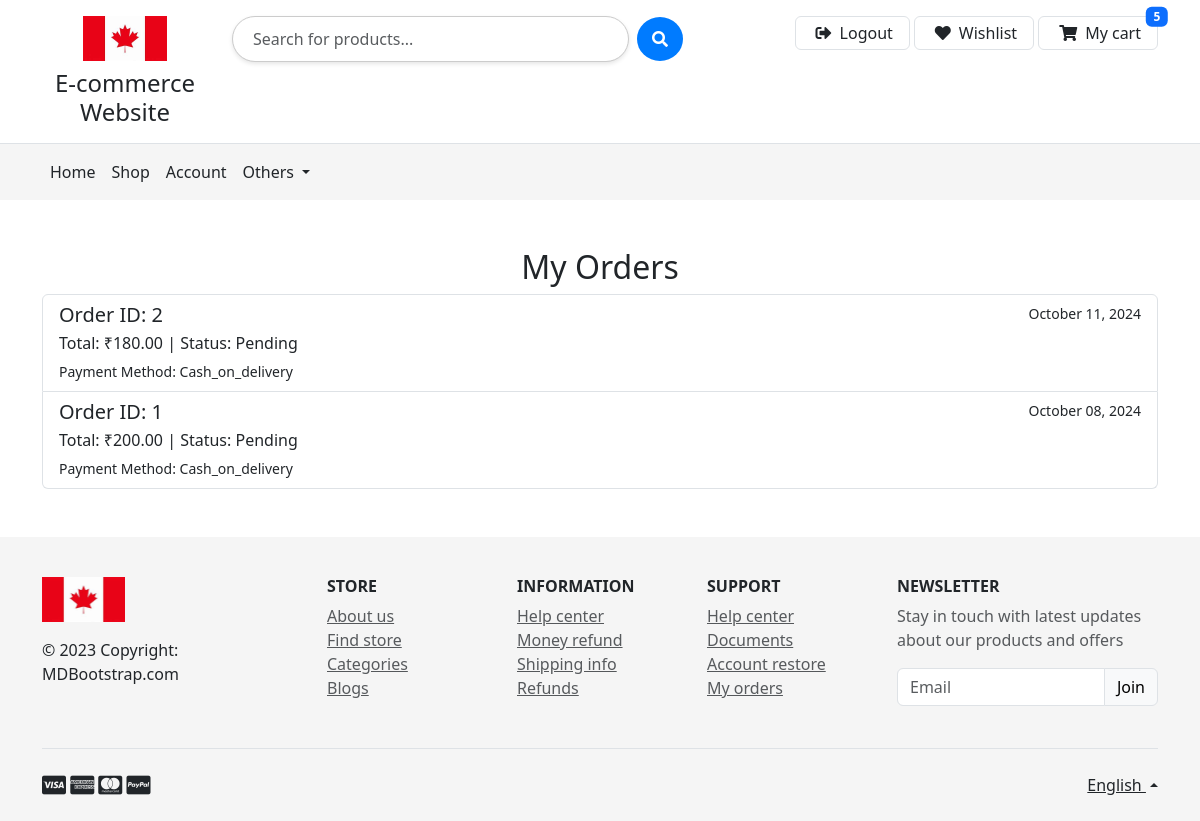
Screenshot of /orders/ (signed in) with the database file from the repository.
### product/models.py (models this page shows, shortened)
class SiteSetting(models.Model):
    site_title = models.CharField(max_length=255)
    logo = models.ImageField(upload_to='logos/', blank=True, null=True)
    updated_at = models.DateTimeField(auto_now=True)

class Order(models.Model):
    STATUS_CHOICES = [
        ('pending', 'Pending'),
        ('shipped', 'Shipped'),
        ('delivered', 'Delivered'),
        ('canceled', 'Canceled'),
    ]
    user = models.ForeignKey(User, on_delete=models.CASCADE)
    cart = models.ForeignKey('Cart', on_delete=models.CASCADE, default=1)
    final_price = models.DecimalField(
        max_digits=10, decimal_places=2, default=0.00)
    billing_address = models.ForeignKey(
        'BillingAddress', on_delete=models.SET_NULL, null=True)
    shipping_address = models.ForeignKey(
        'ShippingAddress', on_delete=models.SET_NULL, null=True)
    status = models.CharField(
        max_length=10, choices=STATUS_CHOICES, default='pending')
    created_at = models.DateTimeField(auto_now_add=True)
    payment_method = models.CharField(
        max_length=30, default='cash_on_delivery')

### product/views.py (the view)
# urls.py: path('orders/', views.order_list, name='order_list'),
def order_list(request):
    orders = Order.objects.filter(user=request.user).order_by('-created_at')
    return render(request, 'order/order_list.html', {'orders': orders})

### product/context_processors.py (called while the page is built, shortened)
def site_settings(request):
    site_settings, created = SiteSetting.objects.get_or_create(
        defaults={'site_title': 'Medicine E-commerce Website'}
    )
    return {'site_settings': site_settings}

def cart_items_count(request):
    if request.user.is_authenticated:
        cart, _ = Cart.objects.get_or_create(user=request.user)
    return {'cart_items_count': cart.items.count()}

### product/templates/order/order_list.html (shortened to what this page needs)
{% extends 'base.html' %}
{% block content %}
<div class="container my-5">
    <h2 class="text-center">My Orders</h2>
    {% if orders %}
        <div class="list-group">
            {% for order in orders %}
            <a href="{% url 'order_detail' order.id %}" class="list-group-item list-group-item-action">
                <div class="d-flex w-100 justify-content-between">
                    <h5 class="mb-1">Order ID: {{ order.id }}</h5>
                    <small>{{ order.created_at|date:"F d, Y" }}</small>
                </div>
                <p class="mb-1">Total: ₹{{ order.final_price }} | Status: {{ order.get_status_display }}</p>
                <small>Payment Method: {{ order.payment_method|capfirst }}</small>
            </a>
            {% endfor %}
        </div>
    {% else %}
        <p class="text-center">You haven't placed any orders yet.</p>
    {% endif %}
</div>
{% endblock %}

### product/templates/base.html (shortened to what this page needs)
<!DOCTYPE html>
<html lang="en">
<head>
  <link href="https://cdn.jsdelivr.net/npm/bootstrap@5.3.0/dist/css/bootstrap.min.css" rel="stylesheet">
  <link rel="stylesheet" href="https://cdnjs.cloudflare.com/ajax/libs/font-awesome/6.0.0/css/all.min.css">
  <link rel="stylesheet" href="https://cdnjs.cloudflare.com/ajax/libs/font-awesome/5.15.4/css/all.min.css">
</head>
<body>
  <header>
    <div class="p-3 text-center bg-white border-bottom">
      <div class="container">
        <div class="row gy-3">
          <div class="col-lg-2 col-sm-4 col-4 text-center">
            <a href="#" class="d-block">
                {% if site_settings.logo %}
                    <img src="{{ site_settings.logo.url }}" alt="Site Logo" class="img-fluid mb-2" style="height: 45px;">
                {% endif %}
            </a>
            <h1 class="h4 mb-0">{{ site_settings.site_title }}</h1>
        </div>
          <div class="order-lg-last col-lg-5 col-sm-8 col-8">
            <div class="d-flex float-end">
                {% if user.is_authenticated %}
                    <a href="{% url 'logout' %}" class="me-1 border rounded py-1 px-3 nav-link d-flex align-items-center">
                        <i class="fas fa-sign-out-alt m-1 me-md-2"></i>
                        <p class="d-none d-md-block mb-0">Logout</p>
                    </a>
                {% endif %}
                <a href="{% url 'wishlist_view' %}" class="me-1 border rounded py-1 px-3 nav-link d-flex align-items-center">
                    <i class="fas fa-heart m-1 me-md-2"></i>
                    <p class="d-none d-md-block mb-0">Wishlist</p>
                </a>
                <a href="{% url 'view_cart' %}" class="border rounded py-1 px-3 nav-link d-flex align-items-center position-relative">
                    <i class="fas fa-shopping-cart m-1 me-md-2"></i>
                    <p class="d-none d-md-block mb-0">My cart</p>
                    {% if cart_items_count > 0 %}
                    <span class="badge bg-primary position-absolute top-0 start-100 translate-middle">
                         {{ cart_items_count }}
                    </span>
                    {% endif %}
                </a>
            </div>
        </div>
          <div class="col-lg-5 col-md-12 col-12">
            <div class="search-container d-flex justify-content-center align-items-center">
                <input type="search" id="searchInput" class="form-control search-input" placeholder="Search for products..." />
                <button type="button" class="btn search-btn ms-2">
                    <i class="fas fa-search"></i>
                </button>
            </div>
        </div>
        </div>
      </div>
    </div>
    <nav class="navbar navbar-expand-lg navbar-light" style="background-color: #f5f5f5;">
      <div class="container">
        <div class="collapse navbar-collapse" id="navbarNav">
          <ul class="navbar-nav me-auto mb-2 mb-lg-0">
            <li class="nav-item">
              <a href="{% url 'home' %}" class="nav-link text-dark" >Home</a>
            </li>
              <a  class="nav-link text-dark" href="{% url 'product_list' %}">Shop</a>
            <li class="nav-item">
              <a class="nav-link text-dark" href="{% url 'profile' %}">Account</a>
            </li>
            <li class="nav-item dropdown">
              <a class="nav-link dropdown-toggle text-dark" href="#" id="navbarDropdown" role="button" data-bs-toggle="dropdown" aria-expanded="false">
                Others
              </a>
            </li>
          </ul>
        </div>
      </div>
    </nav>
  </header>
  <div class="mt-3 mb-5">
  {% block content %}
  {% endblock %}
</div>
  <footer class="text-center text-lg-start text-muted mt-3" style="background-color: #f5f5f5;">
    <section class="">
      <div class="container text-center text-md-start pt-4 pb-4">
        <div class="row mt-3">
          <div class="col-12 col-lg-3 col-sm-12 mb-2">
            <a href="https://mdbootstrap.com/" target="_blank" class="">
              {% if site_settings.logo %}
              <img src="{{ site_settings.logo.url }}" alt="Site Logo" class="img-fluid mb-2" style="height: 45px;">
          {% endif %}
            </a>
            <p class="mt-2 text-dark">
              © 2023 Copyright: MDBootstrap.com
            </p>
          </div>
          <div class="col-6 col-sm-4 col-lg-2">
            <h6 class="text-uppercase text-dark fw-bold mb-2">
              Store
            </h6>
            <ul class="list-unstyled mb-4">
              <li><a class="text-muted" href="#">About us</a></li>
              <li><a class="text-muted" href="#">Find store</a></li>
              <li><a class="text-muted" href="#">Categories</a></li>
              <li><a class="text-muted" href="#">Blogs</a></li>
            </ul>
          </div>
          <div class="col-6 col-sm-4 col-lg-2">
            <h6 class="text-uppercase text-dark fw-bold mb-2">
              Information
            </h6>
            <ul class="list-unstyled mb-4">
              <li><a class="text-muted" href="#">Help center</a></li>
              <li><a class="text-muted" href="#">Money refund</a></li>
              <li><a class="text-muted" href="#">Shipping info</a></li>
              <li><a class="text-muted" href="#">Refunds</a></li>
            </ul>
          </div>
          <div class="col-6 col-sm-4 col-lg-2">
            <h6 class="text-uppercase text-dark fw-bold mb-2">
              Support
            </h6>
            <ul class="list-unstyled mb-4">
              <li><a class="text-muted" href="#">Help center</a></li>
              <li><a class="text-muted" href="#">Documents</a></li>
              <li><a class="text-muted" href="#">Account restore</a></li>
              <li><a class="text-muted" href="#">My orders</a></li>
            </ul>
          </div>
          <div class="col-12 col-sm-12 col-lg-3">
            <h6 class="text-uppercase text-dark fw-bold mb-2">Newsletter</h6>
            <p class="text-muted">Stay in touch with latest updates about our products and offers</p>
            <div class="input-group mb-3">
              <input type="email" class="form-control border" placeholder="Email" aria-label="Email" aria-describedby="button-addon2" />
              <button class="btn btn-light border shadow-0" type="button" id="button-addon2" data-mdb-ripple-color="dark">
                Join
              </button>
            </div>
          </div>
        </div>
      </div>
    </section>
    <div class="">
      <div class="container">
        <div class="d-flex justify-content-between py-4 border-top">
          <div>
            <i class="fab fa-lg fa-cc-visa text-dark"></i>
            <i class="fab fa-lg fa-cc-amex text-dark"></i>
            <i class="fab fa-lg fa-cc-mastercard text-dark"></i>
            <i class="fab fa-lg fa-cc-paypal text-dark"></i>
          </div>
          <div class="dropdown dropup">
            <a class="dropdown-toggle text-dark" href="#" id="Dropdown" role="button" data-mdb-toggle="dropdown" aria-expanded="false"> English </a>
          </div>
        </div>
      </div>
    </div>
  </footer>
</body>
</html>

### product/templates/base.html (style rules this page uses)
.search-container { max-width: 600px; margin: 0 auto; }
.search-input { border-radius: 30px; box-shadow: 0 2px 4px rgba(0, 0, 0, 0.1); padding: 10px 20px; border: 1px solid #ccc; transition: border 0.3s ease; }
.search-btn { border-radius: 50%; padding: 10px 15px; background-color: #007bff; color: white; border: none; cursor: pointer; transition: background-color 0.3s ease; }
.nav-link { font-weight: 500; }

### rows the page displays
SiteSetting: logo (picture), site_title "E-commerce Website"
Order: id "2", created_at "October 11, 2024", final_price "180.00", status "Pending", payment_method "Cash_on_delivery"
Order: id "1", created_at "October 08, 2024", final_price "200.00", status "Pending", payment_method "Cash_on_delivery"

### other values shown
{{ cart_items_count }} "5"
